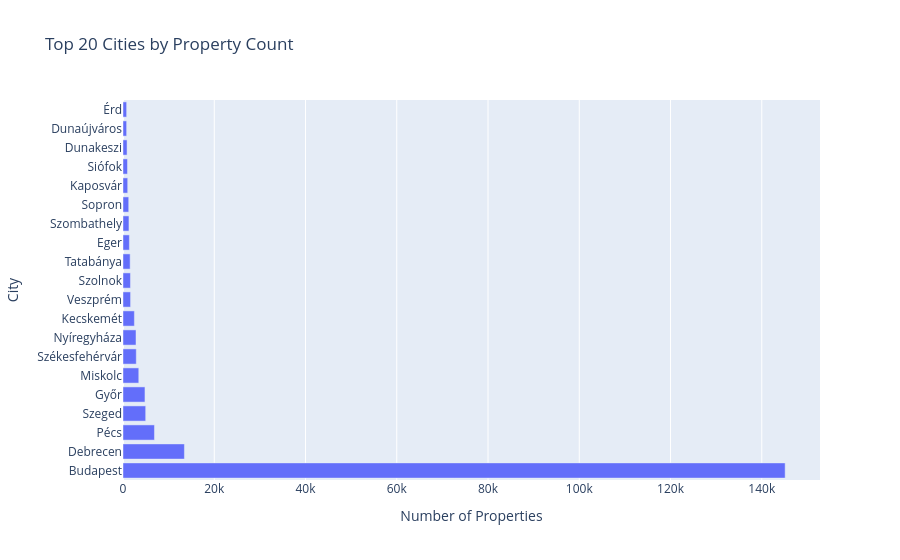

The code cell stored with this chart in its notebook:
### Code cell
import plotly.express as px

px.bar(
    city_counts.head(20),
    x="len",
    y="city",
    orientation="h",
    title="Top 20 Cities by Property Count",
    labels={"len": "Number of Properties", "city": "City"},
)

### Figure 1 — Plotly figure (JSON) as saved in the notebook; plotly's stock layout.template omitted (floating-point values rounded to 4 significant figures)
{"data": [{"hovertemplate": "Number of Properties=%{x}<br>City=%{y}<extra></extra>", "legendgroup": "", "marker": {"color": "#636efa", "pattern": {"shape": ""}}, "name": "", "orientation": "h", "showlegend": false, "textposition": "auto", "type": "bar", "x": [145123, 13460, 6894, 4972, 4815, 3458, 2908, 2855, 2496, 1659, 1634, 1564, 1400, 1307, 1256, 1031, 985, 889, 798, 798], "xaxis": "x", "y": ["Budapest", "Debrecen", "Pécs", "Szeged", "Győr", "Miskolc", "Székesfehérvár", "Nyíregyháza", "Kecskemét", "Veszprém", "Szolnok", "Tatabánya", "Eger", "Szombathely", "Sopron", "Kaposvár", "Siófok", "Dunakeszi", "Dunaújváros", "Érd"], "yaxis": "y"}], "layout": {"barmode": "relative", "legend": {"tracegroupgap": 0}, "title": {"text": "Top 20 Cities by Property Count"}, "xaxis": {"anchor": "y", "domain": [0, 1], "title": {"text": "Number of Properties"}}, "yaxis": {"anchor": "x", "domain": [0, 1], "title": {"text": "City"}}}}
